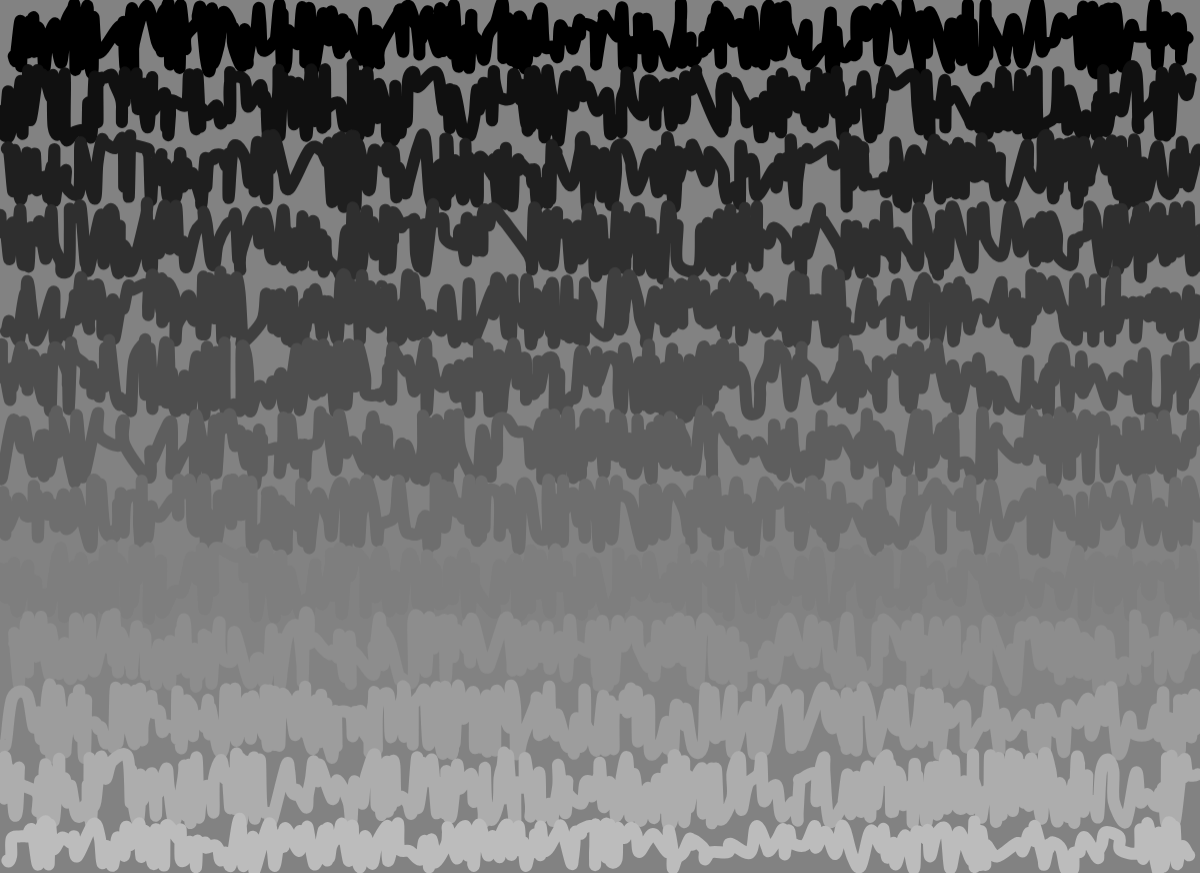
Frame 1 (no input)
Frame 60 (no input): identical to frame 1, image omitted
Frame 120 (the mouse pressed at the canvas centre since frame 60): identical to frame 1, image omitted

The p5.js sketch that drew this single still picture (run headless with seeded random() and noise() and a simulated clock; from frame 60 on, the mouse is pressed at the canvas centre):

// p5.js sketch
// ── sketch.js
let s;
let BG = 130;

//generating a seed that updates avery 30 sec
let seed = Math.floor(Date.now() / 500);
console.log(seed);

let points = new Array();
let STEP;
setup = () => {
  s = min(windowWidth, (windowHeight * 11) / 8);
  createCanvas(s, (s * 8) / 11);
  angleMode(DEGREES);
  rectMode(RADIUS);
  randomSeed(seed);
  noiseSeed(seed);
  while (points.length < 5000) {
    points.push({ x: random(), y: random(0.005, 0.995) });
  }
  // colorMode(HSB);
  STEP = random(5, 15);
};

draw = () => {
  background(BG);
  strokeWeight(s / 100);
  for (let n = 0; n < STEP; n++) {
    push();
    stroke((200 * n) / STEP);
    noFill();
    beginShape();
    points
      .filter((p) => p.y < (n + 1) / STEP && p.y > n / STEP)
      .sort((a, b) => b.x - a.x)
      .forEach((p) => {
        curveVertex(p.x * s, p.y * height);
      });
    endShape();
    pop();
  }
};

windowResized = () => {
  s = min(windowWidth, (windowHeight * 11) / 8);
  resizeCanvas(s, (s * 8) / 11);
};
